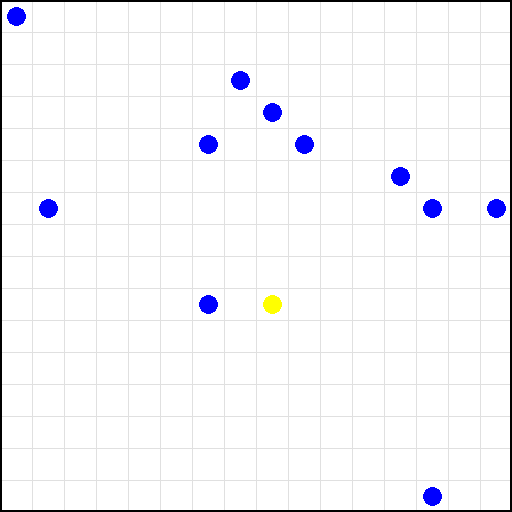
#> input picture TSP/12_test/16_12_004.png, 512 x 512 px
$ python parse_image.py ../12_test
#> lines starting #> are read from the running program, lines starting #| are printed output that depends on the picture; after the words box and inside, x2 and y2 are one past the last pixel; in counts of white or black regions, pixels touching at a corner belong together
import cv2
import numpy as np
import json
import argparse
from pathlib import Path
from tqdm import tqdm
import math

def get_grid_coordinates(centroid, cell_size):
    cx, cy = centroid
    grid_x = int(cx / cell_size)
    grid_y = int(cy / cell_size)
    return (grid_x, grid_y)

def get_theoretical_center(grid_pos, cell_size):
    gx, gy = grid_pos
    px_x = int((gx + 0.5) * cell_size)
    px_y = int((gy + 0.5) * cell_size)
    return (px_x, px_y)

def dist_sq(p1, p2):
    return (p1[0] - p2[0])**2 + (p1[1] - p2[1])**2


def parse_tsp_image(image_path, grid_size, tolerance=0.70):
#> called with grid_size = 16, tolerance = 0.7
    img = cv2.imread(str(image_path))
#> img is the input picture: shape (512, 512, 3); mean B, G, R 249, 246.3, 246.3
    if img is None:
        return None, "Read Error"

    h, w, _ = img.shape
#> h = 512; w = 512
    cell_size = w / grid_size
#> cell_size = 32

    hsv = cv2.cvtColor(img, cv2.COLOR_BGR2HSV)
#> hsv: shape (512, 512, 3); mean H, S, V 1.4, 3.2, 249.3

    lower_yellow = np.array([20, 100, 100])
    upper_yellow = np.array([40, 255, 255])
    mask_yellow = cv2.inRange(hsv, lower_yellow, upper_yellow)
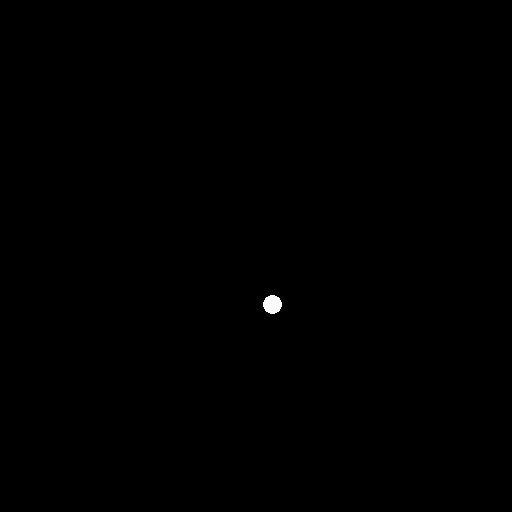
#> mask_yellow: shape (512, 512); 0.11% white; 1 white region, box (x1, y1, x2, y2) and area: (263, 295, 282, 314) 277

    lower_blue = np.array([100, 50, 50])
    upper_blue = np.array([140, 255, 255])
    mask_blue = cv2.inRange(hsv, lower_blue, upper_blue)
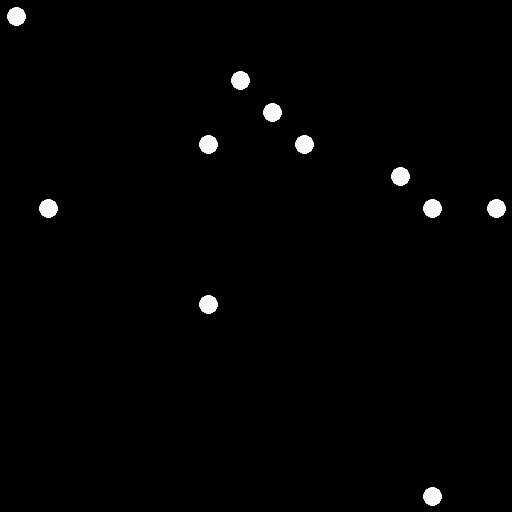
#> mask_blue: shape (512, 512); 1.2% white; 11 white regions

    lower_red1 = np.array([0, 40, 40])
    upper_red1 = np.array([25, 255, 255])
    lower_red2 = np.array([155, 40, 40])
    upper_red2 = np.array([180, 255, 255])
    mask_red = cv2.inRange(hsv, lower_red1, upper_red1) + cv2.inRange(hsv, lower_red2, upper_red2)
#> mask_red: shape (512, 512); every value is 0


    def extract_nodes(mask, node_type):
#> called with node_type = 'start'
        cnts, _ = cv2.findContours(mask, cv2.RETR_EXTERNAL, cv2.CHAIN_APPROX_SIMPLE)
#> cnts = 1 contour; box (x1, y1, x2, y2) and area: (263, 295, 282, 314) 250
        nodes = []
        for c in cnts:
            if cv2.contourArea(c) < 5: continue
            M = cv2.moments(c)
            if M["m00"] != 0:
                cx = int(M["m10"] / M["m00"])
                cy = int(M["m01"] / M["m00"])

                g_pos = get_grid_coordinates((cx, cy), cell_size)
                t_center = get_theoretical_center(g_pos, cell_size)

                nodes.append({
                    'pos': g_pos,
                    'px': t_center,
                    'type': node_type
                })
#> this loop made 1 pass
#> (grid_x in get_grid_coordinates, grid_y in get_grid_coordinates, gx in get_theoretical_center, gy in get_theoretical_center, px_x in get_theoretical_center, px_y in get_theoretical_center) on pass 1: (8, 9, 8, 9, 272, 304)
#> after the loop, nodes = 1 item
        return nodes

    def draw_middle_segment(mask, p1, p2, thickness, keep_ratio=0.7):
        x1, y1 = p1
        x2, y2 = p2

        mx1 = int(x1 + (x2 - x1) * (1 - keep_ratio) / 2)
        my1 = int(y1 + (y2 - y1) * (1 - keep_ratio) / 2)
        mx2 = int(x1 + (x2 - x1) * (1 + keep_ratio) / 2)
        my2 = int(y1 + (y2 - y1) * (1 + keep_ratio) / 2)

        cv2.line(mask, (mx1, my1), (mx2, my2), 255, thickness)

    start_nodes = extract_nodes(mask_yellow, 'start')
#> start_nodes = 1 item
    city_nodes = extract_nodes(mask_blue, 'city')
#> in extract_nodes (call 2), `cnts, _ = cv2.findContours(mask, cv2.RETR_EXTERNAL, cv2.CHAIN_APPROX_S..`: cnts = 11 contours; largest, box (x1, y1, x2, y2) and area: (423, 487, 442, 506) 250, (199, 295, 218, 314) 250, (487, 199, 506, 218) 250, (423, 199, 442, 218) 250, (39, 199, 58, 218) 250
#> the loop in extract_nodes (call 2), `for c in cnts:` made 11 passes
#> (grid_x in get_grid_coordinates, grid_y in get_grid_coordinates, gx in get_theoretical_center, gy in get_theoretical_center, px_x in get_theoretical_center, px_y in get_theoretical_center) on passes 1 to 11: (13, 15, 13, 15, 432, 496), (6, 9, 6, 9, 208, 304), (15, 6, 15, 6, 496, 208), (13, 6, 13, 6, 432, 208), (1, 6, 1, 6, 48, 208), (12, 5, 12, 5, 400, 176), (9, 4, 9, 4, 304, 144), (6, 4, 6, 4, 208, 144), (8, 3, 8, 3, 272, 112), (7, 2, 7, 2, 240, 80), (0, 0, 0, 0, 16, 16)
#> city_nodes = 11 items

    if not start_nodes:
        return None, "No start node found"

    temp_nodes = start_nodes + city_nodes
#> temp_nodes = 12 items
    unique_nodes = []
    seen_pos = set()
    temp_nodes.sort(key=lambda x: x['type'] == 'start', reverse=True)

    for n in temp_nodes:
        if n['pos'] not in seen_pos:
            seen_pos.add(n['pos'])
            unique_nodes.append(n)
#> this loop made 12 passes
#> n on passes 1 to 12: {'pos': (8, 9), 'px': (272, 304), 'type': 'start'}, {'pos': (13, 15), 'px': (432, 496), 'type': 'city'}, {'pos': (6, 9), 'px': (208, 304), 'type': 'city'}, {'pos': (15, 6), 'px': (496, 208), 'type': 'city'}, {'pos': (13, 6), 'px': (432, 208), 'type': 'city'}, {'pos': (1, 6), 'px': (48, 208), 'type': 'city'}, {'pos': (12, 5), 'px': (400, 176), 'type': 'city'}, {'pos': (9, 4), 'px': (304, 144), 'type': 'city'}, {'pos': (6, 4), 'px': (208, 144), 'type': 'city'}, {'pos': (8, 3), 'px': (272, 112), 'type': 'city'}, {'pos': (7, 2), 'px': (240, 80), 'type': 'city'}, {'pos': (0, 0), 'px': (16, 16), 'type': 'city'}
#> after the loop, seen_pos = 12 items; unique_nodes = 12 items

    all_nodes = unique_nodes
#> all_nodes = 12 items
    num_nodes = len(all_nodes)
#> num_nodes = 12

    for idx, node in enumerate(all_nodes):
        node['id'] = idx
#> this loop made 12 passes

    adj = {n['id']: [] for n in all_nodes}
#> adj = 12 items

    kernel = np.ones((3,3), np.uint8)
    dilated_red = cv2.dilate(mask_red, kernel, iterations=2)

    probe_thickness = 1

    for i in range(num_nodes):
        for j in range(i + 1, num_nodes):
            u = all_nodes[i]
            v = all_nodes[j]

            sp = u['px']
            ep = v['px']

            test_mask = np.zeros((h, w), dtype=np.uint8)
            draw_middle_segment(test_mask, sp, ep, probe_thickness, keep_ratio=0.7)

            overlap = cv2.bitwise_and(dilated_red, dilated_red, mask=test_mask)
            total_pixels = cv2.countNonZero(test_mask)
            red_pixels = cv2.countNonZero(overlap)

            if total_pixels == 0: continue

            ratio = red_pixels / total_pixels

            if ratio > tolerance:
                adj[u['id']].append(v['id'])
                adj[v['id']].append(u['id'])
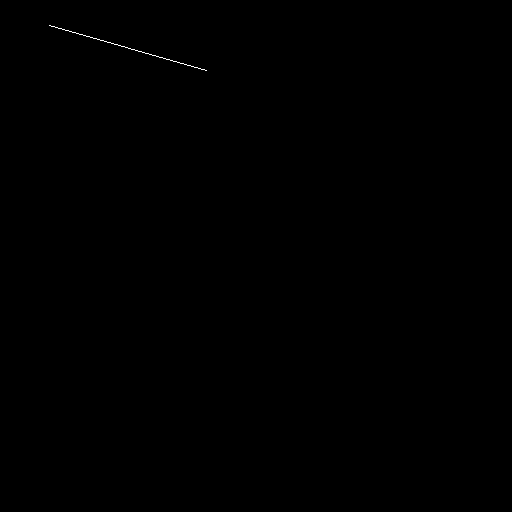
#> test_mask: shape (512, 512); 0.06% white in thin lines or dots, all inside (x1, y1, x2, y2) = (49, 25, 207, 71)

    try:
        start_id = next(n['id'] for n in all_nodes if n['type'] == 'start')
#> start_id = 0
    except StopIteration:
        return None, "Start node lost logic error"

    path_ids = [start_id]
#> path_ids = [0]
    visited = {start_id}
#> visited = 1 item
    current_id = start_id
#> current_id = 0

    while len(path_ids) < num_nodes:
        neighbors = adj[current_id]
        candidates = [nid for nid in neighbors if nid not in visited]

        if not candidates:
            return None, f"Broken path at node {all_nodes[current_id]['pos']}. Neighbors: {[all_nodes[n]['pos'] for n in neighbors]}"

        best_next = None
        min_dist_sq = float('inf')
        curr_px = all_nodes[current_id]['px']

        for cand_id in candidates:
            cand_px = all_nodes[cand_id]['px']
            d = dist_sq(curr_px, cand_px)
            if d < min_dist_sq:
                min_dist_sq = d
                best_next = cand_id

        current_id = best_next
        visited.add(current_id)
        path_ids.append(current_id)
#> this loop made 1 pass

    path_ids.append(start_id)

    coord_path = [all_nodes[pid]['pos'] for pid in path_ids]
    coord_strs = [f"({p[0]},{p[1]})" for p in coord_path]
    result_str = ",".join(coord_strs)

    return result_str, None

def main():
    parser = argparse.ArgumentParser(description="Parse TSP images using Snap-to-Grid logic.")
    parser.add_argument("dir", type=str, help="Directory containing PNG images")
    args = parser.parse_args()

    base_dir = Path(args.dir)
    if not base_dir.exists():
        print("Error: Directory does not exist.")
        return

    output_json = {}

    files = sorted(list(base_dir.glob("*.png")))
    valid_files = [f for f in files if "solution" not in f.name and "debug" not in f.name]

    print(f"Found {len(valid_files)} task images. Processing...")

    success_count = 0
    fail_count = 0

    for f in tqdm(valid_files):
        try:
            stem = f.stem
            parts = stem.split('_')

            if len(parts) < 1:
                print(f"Skipping malformed filename: {f.name}")
                continue

            grid_size = int(parts[0])

            path_str, error = parse_tsp_image(f, grid_size)

            if path_str:
                output_json[stem] = path_str
                success_count += 1
            else:
                print(f"Fail {f.name}: {error}")
#| Fail 16_12_004.png: Broken path at node (8, 9). Neighbors: []
                fail_count += 1

        except Exception as e:
            print(f"Exception on {f.name}: {e}")
            fail_count += 1
#> pass 2 of the loop in main, `for f in tqdm(valid_files):`:
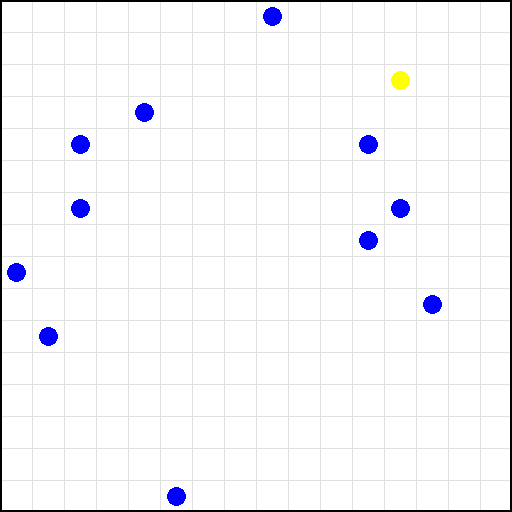
#> input picture TSP/12_test/16_12_009.png, 512 x 512 px
#> in parse_tsp_image, img is the input picture: shape (512, 512, 3); mean B, G, R 249, 246.3, 246.3
#> hsv: shape (512, 512, 3); mean H, S, V 1.4, 3.2, 249.3
#> in parse_tsp_image (call 2), `mask_yellow = cv2.inRange(hsv, lower_yellow, upper_yellow)`:
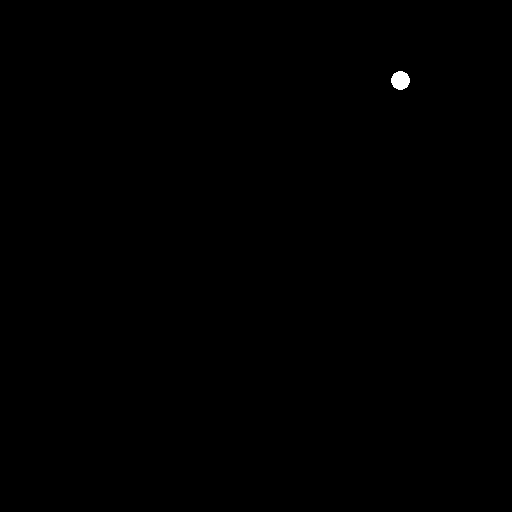
#> mask_yellow: shape (512, 512); 0.11% white; 1 white region, box (x1, y1, x2, y2) and area: (391, 71, 410, 90) 277
#> mask_blue: shape (512, 512); 1.2% white; 11 white regions
#> cnts = 1 contour; box (x1, y1, x2, y2) and area: (391, 71, 410, 90) 250
#> the loop in parse_tsp_image (call 2), `for n in temp_nodes:` made 12 passes
#> n on passes 1 to 8: {'pos': (12, 2), 'px': (400, 80), 'type': 'start'}, {'pos': (5, 15), 'px': (176, 496), 'type': 'city'}, {'pos': (1, 10), 'px': (48, 336), 'type': 'city'}, {'pos': (13, 9), 'px': (432, 304), 'type': 'city'}, {'pos': (0, 8), 'px': (16, 272), 'type': 'city'}, {'pos': (11, 7), 'px': (368, 240), 'type': 'city'}, {'pos': (12, 6), 'px': (400, 208), 'type': 'city'}, {'pos': (2, 6), 'px': (80, 208), 'type': 'city'}
#> the loop in parse_tsp_image (call 2), `for idx, node in enumerate(all_nodes):` made 12 passes
#> after the loop in parse_tsp_image (call 2), `for i in range(num_nodes):`:
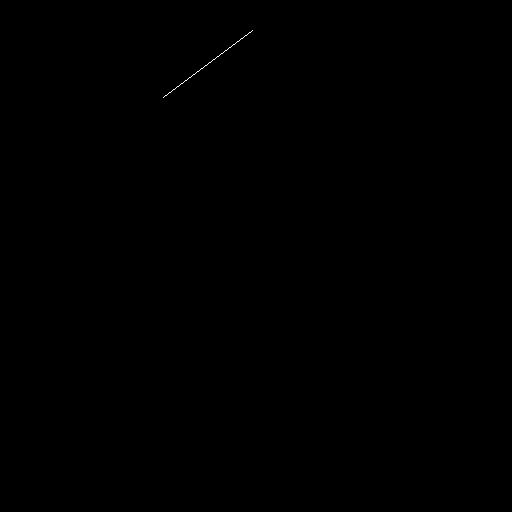
#> test_mask: shape (512, 512); 0.03% white in thin lines or dots, all inside (x1, y1, x2, y2) = (163, 30, 253, 98)
#> the loop in parse_tsp_image, `while len(path_ids) < num_nodes:` made 1 pass
#| Fail 16_12_009.png: Broken path at node (12, 2). Neighbors: []

    out_file = base_dir / "0_result.json"
    with open(out_file, 'w', encoding='utf-8') as f:
        json.dump(output_json, f, indent=4, ensure_ascii=False)

    print("\n" + "="*30)
    print(f"Processing Complete")
    print(f"Success: {success_count}")
    print(f"Failed:  {fail_count}")
    print(f"Saved to: {out_file.resolve()}")
    print("="*30)

if __name__ == "__main__":
    main()
